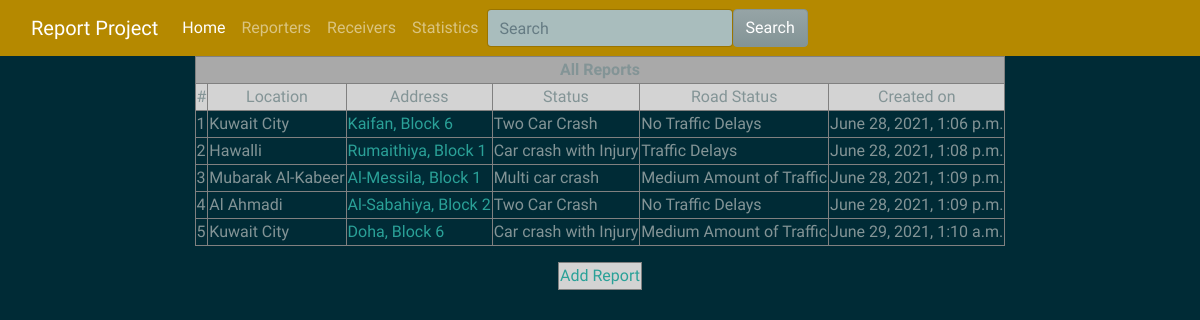
/report/reports/, run on the app's committed database.
### report/models.py (models this page shows, shortened)
class Report(models.Model):
    STATUS = (
        (0,"Two car crash"),
        (1,"Multi car crash"),
        (2,"Car crash with Injury"),
        (3,"Car crash with Death"),
        (4,"Car crash with Fire"),
    )
    LOCATION = (
        (0,"Kuwait City"),
        (1,"Al Jahra"),
        (2,"Hawalli"),
        (3,"Farwaniyah"),
        (4,"Mubarak Al-Kabeer"),
        (5, "Al Ahmadi"),
    )
    RSTATUS = (
        (0,"No Traffic Delays"),
        (1," Medium Amount of Traffic"),
        (2, " Traffic Delays"),
    )
    location = models.IntegerField(choices=LOCATION)
    Accident_Address = models.TextField(null=True, blank=True)
    Accident_Describtion = models.TextField(null=True, blank=True)
    status = models.IntegerField(choices=STATUS)
    created_on = models.DateTimeField(auto_now_add=True)
    RoadStatus = models.IntegerField(choices=RSTATUS, default=0)
    reporter = models.ForeignKey(Reporter, on_delete=models.CASCADE)
    receivers = models.ManyToManyField(Receiver, through='ReportStatus')

### report/views.py (the view)
# urls.py: path('reports/', views.all_reports, name = "all-reports" ),
def all_reports(request):
  data={}
  reports = Report.objects.all()
  data['reports'] = reports
  return render(request, "all_reports.html", context=data)

### report/templates/all_reports.html (shortened to what this page needs)
{% extends "base.html"%}
{% block content %}
<!DOCTYPE html>
<html lang="en">
<head>
</head>
<body>
  <table border=1 align="center">
    <tr bgcolor="darkgrey">
      <td colspan=6 align="center"> <strong>All Reports</strong>
      </td>
    </tr>
    <tr bgcolor="lightgrey">
        <td align="center">#</td>
        <td align="center">Location</td>
        <td align="center">Address</td>
        <td align="center">Status</td>
        <td align="center">Road Status</td>
        <td align="center">Created on</td>
    </tr>
    {% for r in reports %}
      <tr>
        <td>{{ forloop.counter }}</td>
      {% if r.location == 0 %}
        <td>{{ "Kuwait City" }}</td>
      {%elif r.location == 1 %}
        <td>{{ "Al jahra" }}</td>
      {%elif r.location == 2 %}
        <td>{{ "Hawalli" }}</td>
      {%elif r.location == 3 %}
        <td>{{ "Farwaniyah" }}</td>
      {%elif r.location == 4 %}
        <td>{{ "Mubarak Al-Kabeer" }}</td>
      {%elif r.location == 5 %}
        <td>{{ "Al Ahmadi" }}</td>
      {% endif %}
        <td><a href="/report/show/report/{{r.id}}/">{{ r.Accident_Address }}</a></td>
      {% if r.status == 0 %}
        <td>{{ "Two Car Crash" }}</td>
      {%elif r.status == 1 %}
        <td>{{ "Multi car crash" }}</td>
      {%elif r.status == 2 %}
        <td>{{ "Car crash with Injury" }}</td>
      {%elif r.status == 3 %}
        <td>{{ "Car crash with Death" }}</td>
      {%elif r.status == 4 %}
        <td>{{ "Car crash with Fire" }}</td>
      {% endif %}
      {% if r.RoadStatus == 0 %}
        <td>{{ "No Traffic Delays" }}</td>
      {%elif r.RoadStatus == 1 %}
        <td>{{ "Medium Amount of Traffic" }}</td>
      {%elif r.RoadStatus == 2 %}
        <td>{{ "Traffic Delays" }}</td>
      {% endif %}
        <td>{{ r.created_on }}</td>
      </tr>
    {% endfor %}
  </table>
<p>
  <table border=1 align="center">
    <tr bgcolor="lightgrey">
        <td align="center"><a href="/report/add/report">Add Report</a></td>
    </tr>
  </table> </p>
      {%endblock%}

### data on the page
Report: value "Kuwait City", Accident_Address "Kaifan, Block 6", value "Two Car Crash", value "No Traffic Delays", created_on "June 28, 2021, 1:06 p.m."
Report: value "Hawalli", Accident_Address "Rumaithiya, Block 1", value "Car crash with Injury", value "Traffic Delays", created_on "June 28, 2021, 1:08 p.m."
Report: value "Mubarak Al-Kabeer", Accident_Address "Al-Messila, Block 1", value "Multi car crash", value "Medium Amount of Traffic", created_on "June 28, 2021, 1:09 p.m."
Report: value "Al Ahmadi", Accident_Address "Al-Sabahiya, Block 2", value "Two Car Crash", value "No Traffic Delays", created_on "June 28, 2021, 1:09 p.m."
Report: value "Kuwait City", Accident_Address "Doha, Block 6", value "Car crash with Injury", value "Medium Amount of Traffic", created_on "June 29, 2021, 1:10 a.m."
